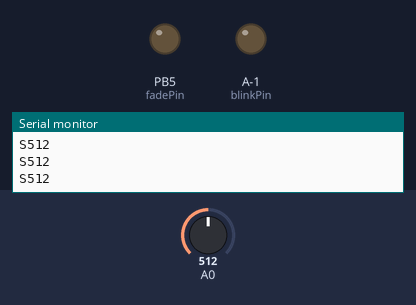
This sketch was run on a simulated ATtiny85, built for the host (arithmetic inside an expression is 32-bit, double 64-bit). On the bench: output pins drawn as LEDs (lit = HIGH), the last lines printed to the serial monitor. The test bench sets the inputs (shaded band); at power-on: A0 = 512.

Above: at 1.2 s.
1.3 s: A0 set to 524
At 3.6 s:
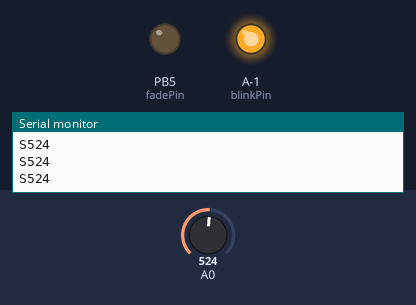
4.3 s: A0 set to 511
At 5.0 s:
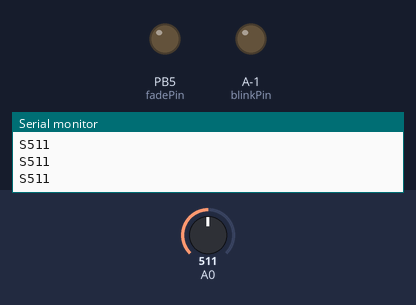
5.8 s: A0 set to 535
At 6.32 s:
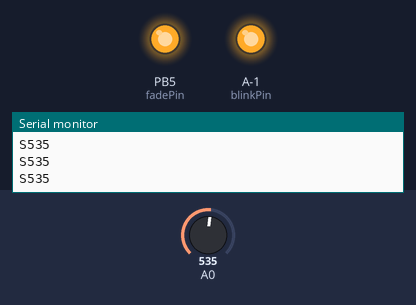
7.9 s: A0 set to 515
At 8.9 s:
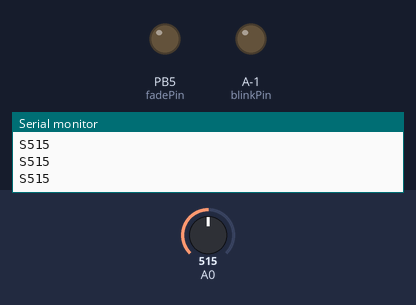
Timing chart, 0 to 11.7 s (numbered marks = the images above; inputs shaded):
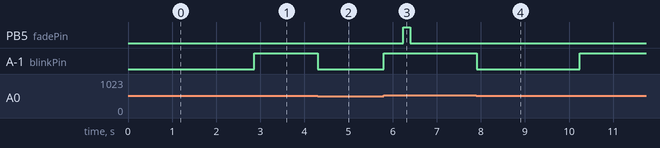

The sketch:

PulseSensorAmped_Arduino_1dot7.ino
```cpp
#include <Adafruit_NeoPixel.h>


/*  Pulse Sensor Amped 1.4    by Joel Murphy and Yury Gitman   http://www.pulsesensor.com

----------------------  Notes ----------------------  ----------------------
This code:
1) Blinks an LED to User's Live Heartbeat   PIN 13
2) Fades an LED to User's Live HeartBeat
3) Determines BPM
4) Prints All of the Above to Serial

Read Me:
https://github.com/WorldFamousElectronics/PulseSensor_Amped_Arduino/blob/master/README.md
 ----------------------       ----------------------  ----------------------
*/

//  Variables
int pulsePin = 0;                 // Pulse Sensor purple wire connected to analog pin 0
int blinkPin = 13;                // pin to blink led at each beat
int fadePin = 5;                  // pin to do fancy classy fading blink at each beat
int fadeRate = 0;                 // used to fade LED on with PWM on fadePin
Adafruit_NeoPixel strip = Adafruit_NeoPixel(60, 5, NEO_GRB + NEO_KHZ800);

// Volatile Variables, used in the interrupt service routine!
volatile int BPM;                   // int that holds raw Analog in 0. updated every 2mS
volatile int Signal;                // holds the incoming raw data
volatile int IBI = 600;             // int that holds the time interval between beats! Must be seeded!
volatile boolean Pulse = false;     // "True" when User's live heartbeat is detected. "False" when not a "live beat".
volatile boolean QS = false;        // becomes true when Arduoino finds a beat.

// Regards Serial OutPut  -- Set This Up to your needs
static boolean serialVisual = false;   // Set to 'false' by Default.  Re-set to 'true' to see Arduino Serial Monitor ASCII Visual Pulse


void setup(){
  pinMode(blinkPin,OUTPUT);         // pin that will blink to your heartbeat!
  pinMode(fadePin,OUTPUT);          // pin that will fade to your heartbeat!
  Serial.begin(115200);             // we agree to talk fast!
  interruptSetup();                 // sets up to read Pulse Sensor signal every 2mS
   // IF YOU ARE POWERING The Pulse Sensor AT VOLTAGE LESS THAN THE BOARD VOLTAGE,
   // UN-COMMENT THE NEXT LINE AND APPLY THAT VOLTAGE TO THE A-REF PIN
//   analogReference(EXTERNAL);
}


//  Where the Magic Happens
void loop(){

    serialOutput() ;

  if (QS == true){     // A Heartbeat Was Found
                       // BPM and IBI have been Determined
                       // Quantified Self "QS" true when arduino finds a heartbeat
        fadeRate = 255;         // Makes the LED Fade Effect Happen
                                // Set 'fadeRate' Variable to 255 to fade LED with pulse
        serialOutputWhenBeatHappens();   // A Beat Happened, Output that to serial.
        QS = false;                      // reset the Quantified Self flag for next time
  }

  ledFadeToBeat();                      // Makes the LED Fade Effect Happen
  delay(20);                             //  take a break
}


void ledFadeToBeat(){
    fadeRate -= 15;                         //  set LED fade value
    fadeRate = constrain(fadeRate,0,255);   //  keep LED fade value from going into negative numbers!
    analogWrite(fadePin,fadeRate);          //  fade LED
}

static void chase(uint32_t c) {
  for(uint16_t i=0; i<strip.numPixels()+4; i++) {
      strip.setPixelColor(i  , c); // Draw new pixel
      strip.setPixelColor(i-4, 0); // Erase pixel a few steps back
      strip.show();
      delay(5);
  }
}
```

AllSerialHandling.ino
```cpp
//////////
/////////  All Serial Handling Code,
/////////  It's Changeable with the 'serialVisual' variable
/////////  Set it to 'true' or 'false' when it's declared at start of code.
/////////

void serialOutput(){   // Decide How To Output Serial.
 if (serialVisual == true){
     arduinoSerialMonitorVisual('-', Signal);   // goes to function that makes Serial Monitor Visualizer
 } else{
      sendDataToSerial('S', Signal);     // goes to sendDataToSerial function
 }
}


//  Decides How To OutPut BPM and IBI Data
void serialOutputWhenBeatHappens(){
 if (serialVisual == true){            //  Code to Make the Serial Monitor Visualizer Work
    Serial.print("*** Heart-Beat Happened *** ");  //ASCII Art Madness
    Serial.print("BPM: ");
    Serial.print(BPM);
    Serial.print("  ");
 } else{
        sendDataToSerial('B',BPM);   // send heart rate with a 'B' prefix
        sendDataToSerial('Q',IBI);   // send time between beats with a 'Q' prefix
 }
}


//  Sends Data to Pulse Sensor Processing App, Native Mac App, or Third-party Serial Readers.
void sendDataToSerial(char symbol, int data ){
    Serial.print(symbol);

    Serial.println(data);
  }


//  Code to Make the Serial Monitor Visualizer Work
void arduinoSerialMonitorVisual(char symbol, int data ){
  const int sensorMin = 0;      // sensor minimum, discovered through experiment
const int sensorMax = 1024;    // sensor maximum, discovered through experiment

  int sensorReading = data;
  // map the sensor range to a range of 12 options:
  int range = map(sensorReading, sensorMin, sensorMax, 0, 11);

  // do something different depending on the
  // range value:
  switch (range) {
  case 0:
    Serial.println("");     /////ASCII Art Madness
    break;
  case 1:
    Serial.println("---");
    break;
  case 2:
    Serial.println("------");
    break;
  case 3:
    Serial.println("---------");
    break;
  case 4:
    Serial.println("------------");
    break;
  case 5:
    Serial.println("--------------|-");
    break;
  case 6:
    Serial.println("--------------|---");
    break;
  case 7:
    Serial.println("--------------|-------");
    break;
  case 8:
    Serial.println("--------------|----------");
    break;
  case 9:
    Serial.println("--------------|----------------");
    break;
  case 10:
    Serial.println("--------------|-------------------");
    break;
  case 11:
    Serial.println("--------------|-----------------------");
    break;

  }
}
```

Interrupt.ino
```cpp
volatile int rate[10];                    // array to hold last ten IBI values
volatile unsigned long sampleCounter = 0;          // used to determine pulse timing
volatile unsigned long lastBeatTime = 0;           // used to find IBI
volatile int P =512;                      // used to find peak in pulse wave, seeded
volatile int T = 512;                     // used to find trough in pulse wave, seeded
volatile int thresh = 525;                // used to find instant moment of heart beat, seeded
volatile int amp = 100;                   // used to hold amplitude of pulse waveform, seeded
volatile boolean firstBeat = true;        // used to seed rate array so we startup with reasonable BPM
volatile boolean secondBeat = false;      // used to seed rate array so we startup with reasonable BPM


void interruptSetup(){
  // Initializes Timer2 to throw an interrupt every 2mS.
  TCCR2A = 0x02;     // DISABLE PWM ON DIGITAL PINS 3 AND 11, AND GO INTO CTC MODE
  TCCR2B = 0x06;     // DON'T FORCE COMPARE, 256 PRESCALER
  OCR2A = 0X7C;      // SET THE TOP OF THE COUNT TO 124 FOR 500Hz SAMPLE RATE
  TIMSK2 = 0x02;     // ENABLE INTERRUPT ON MATCH BETWEEN TIMER2 AND OCR2A
  sei();             // MAKE SURE GLOBAL INTERRUPTS ARE ENABLED
}


// THIS IS THE TIMER 2 INTERRUPT SERVICE ROUTINE.
// Timer 2 makes sure that we take a reading every 2 miliseconds
ISR(TIMER2_COMPA_vect){                         // triggered when Timer2 counts to 124
  cli();                                      // disable interrupts while we do this
  Signal = analogRead(pulsePin);              // read the Pulse Sensor
  sampleCounter += 2;                         // keep track of the time in mS with this variable
  int N = sampleCounter - lastBeatTime;       // monitor the time since the last beat to avoid noise

    //  find the peak and trough of the pulse wave
  if(Signal < thresh && N > (IBI/5)*3){       // avoid dichrotic noise by waiting 3/5 of last IBI
    if (Signal < T){                        // T is the trough
      T = Signal;                         // keep track of lowest point in pulse wave
    }
  }

  if(Signal > thresh && Signal > P){          // thresh condition helps avoid noise
    P = Signal;                             // P is the peak
  }                                        // keep track of highest point in pulse wave

  //  NOW IT'S TIME TO LOOK FOR THE HEART BEAT
  // signal surges up in value every time there is a pulse
  if (N > 250){                                   // avoid high frequency noise
    if ( (Signal > thresh) && (Pulse == false) && (N > (IBI/5)*3) ){
      Pulse = true;                               // set the Pulse flag when we think there is a pulse
      digitalWrite(blinkPin,HIGH);                // turn on pin 13 LED
      chase(strip.Color(255,0,0));
      IBI = sampleCounter - lastBeatTime;         // measure time between beats in mS
      lastBeatTime = sampleCounter;               // keep track of time for next pulse

      if(secondBeat){                        // if this is the second beat, if secondBeat == TRUE
        secondBeat = false;                  // clear secondBeat flag
        for(int i=0; i<=9; i++){             // seed the running total to get a realisitic BPM at startup
          rate[i] = IBI;
        }
      }

      if(firstBeat){                         // if it's the first time we found a beat, if firstBeat == TRUE
        firstBeat = false;                   // clear firstBeat flag
        secondBeat = true;                   // set the second beat flag
        sei();                               // enable interrupts again
        return;                              // IBI value is unreliable so discard it
      }


      // keep a running total of the last 10 IBI values
      word runningTotal = 0;                  // clear the runningTotal variable

      for(int i=0; i<=8; i++){                // shift data in the rate array
        rate[i] = rate[i+1];                  // and drop the oldest IBI value
        runningTotal += rate[i];              // add up the 9 oldest IBI values
      }

      rate[9] = IBI;                          // add the latest IBI to the rate array
      runningTotal += rate[9];                // add the latest IBI to runningTotal
      runningTotal /= 10;                     // average the last 10 IBI values
      BPM = 60000/runningTotal;               // how many beats can fit into a minute? that's BPM!
      QS = true;                              // set Quantified Self flag
      // QS FLAG IS NOT CLEARED INSIDE THIS ISR
    }
  }

  if (Signal < thresh && Pulse == true){   // when the values are going down, the beat is over
    digitalWrite(blinkPin,LOW);            // turn off pin 13 LED
    Pulse = false;                         // reset the Pulse flag so we can do it again
    amp = P - T;                           // get amplitude of the pulse wave
    thresh = amp/2 + T;                    // set thresh at 50% of the amplitude
    P = thresh;                            // reset these for next time
    T = thresh;
  }

  if (N > 2500){                           // if 2.5 seconds go by without a beat
    thresh = 512;                          // set thresh default
    P = 512;                               // set P default
    T = 512;                               // set T default
    lastBeatTime = sampleCounter;          // bring the lastBeatTime up to date
    firstBeat = true;                      // set these to avoid noise
    secondBeat = false;                    // when we get the heartbeat back
  }

  sei();                                   // enable interrupts when youre done!
}// end isr
```

Source omitted: Timer_Interrupt_Notes.ino (7678 bytes)

Measured:
- the behaviour switches between 512 and 513 on A0 (found by bisection; images 0 and 1)
- after the input at 1.3 s, A-1 (blinkPin): LOW → HIGH after 1.6 s
- after the input at 4.3 s, A-1 (blinkPin): HIGH → LOW at once
- after the input at 5.8 s, PB5 (fadePin): LOW → HIGH after 0.44 s, → LOW 0.16 s later; A-1 (blinkPin): LOW → HIGH at once
- after the input at 7.9 s, A-1 (blinkPin): HIGH → LOW at once, → HIGH 2.3 s later
